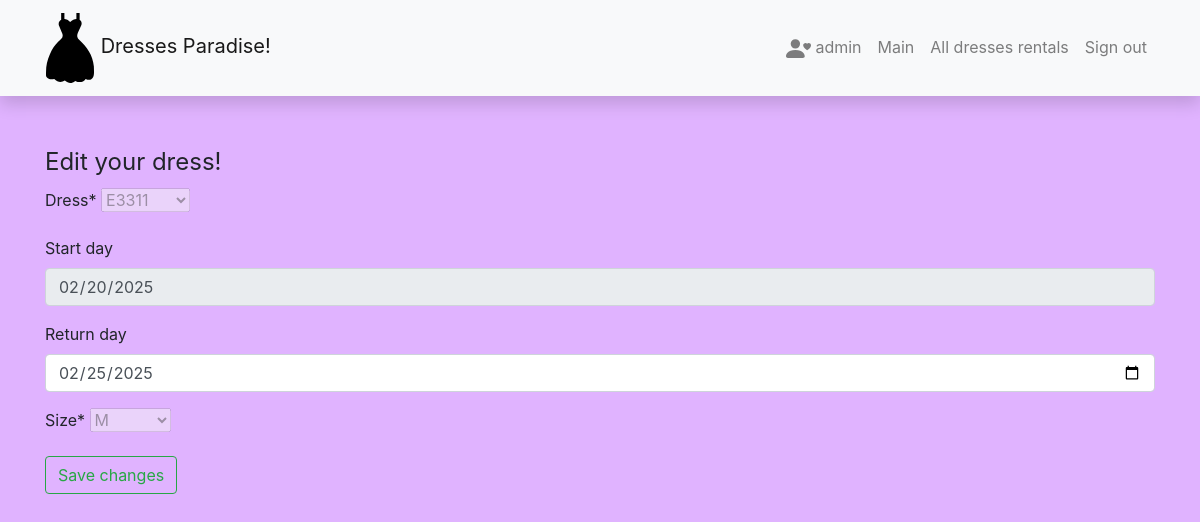
The app's page /dresscode/mydresses/update/15 (signed in), older data.
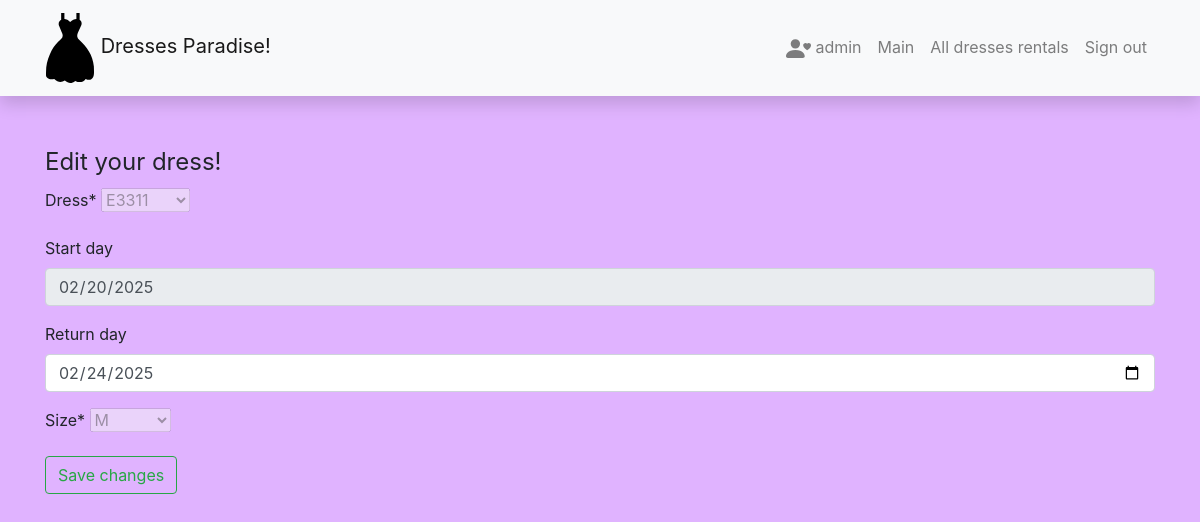
The same page, newer data.
### dresscode/models.py (models this page shows, shortened)
class DressRental(models.Model):
    start_date = models.DateField('Start day', null=True, blank=True)
    return_date = models.DateField('Return day', null=True, blank=True)
    dress = models.ForeignKey(Dress, on_delete=models.CASCADE)
    user = models.ForeignKey(User, on_delete=models.SET_NULL, null=True, blank=True)
    size = models.ForeignKey(Size, on_delete=models.SET_NULL, null=True, blank=True)
    RENTAL_STATUS = (
        ('pending', 'pending'),
        ('approved', 'approved'),
        ('rented', 'rented'),
        ('returned', 'returned')
    )
    status = models.CharField('Status',
                              max_length=20,
                              choices=RENTAL_STATUS,
                              default='pending',
                              blank=True,
                              help_text='Dress rent status')

### dresscode/views.py (the view, shortened to what this page needs)
# urls.py: path('mydresses/update/<int:pk>', views.DressRentalByUserUpdateView.as_view(), name='my-rented-update'),
class DressRentalByUserUpdateView(LoginRequiredMixin, UserPassesTestMixin, generic.UpdateView):
    model = DressRental
    form_class = UserDressRentalCreateForm
    template_name = 'user_dress_form_update.html'
    success_url = '/dresscode/mydresses'
    def test_func(self):
        dressrental_object = self.get_object()
        return dressrental_object.user == self.request.user

### dresscode/models.py (called while the page is built)
    def __str__(self):
        return f"{self.name}"

    def __str__(self):
        return f"{self.item_code}"

### dresscode/templates/user_dress_form_update.html (shortened to what this page needs)
{% extends 'base.html' %}
{% load crispy_forms_tags %}
{% block content %}
<form method="post">
    <fieldset>
      <legend>Edit your dress!</legend>
      {{ form | crispy }}
      <input type="submit" class="btn btn-outline-success" value="Save changes"/>
    </fieldset>
</form>
{% endblock %}

Row changes from the older to the newer data that the page shows:
changed DressRental: return_date "02/25/2025" → "02/24/2025"
